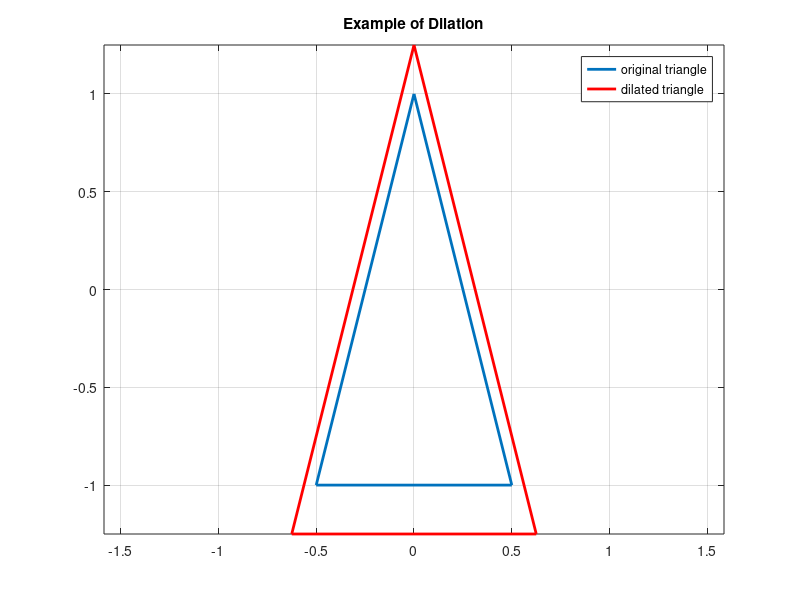

Here is the MATLAB script that generated this plot:
clf                               
T =[-0.5,0,0.5,-0.5;-1,1,-1,-1];
plot(T(1,:),T(2,:),'linewidth',2)        
hold on
D = [1.25, 0 ; 0, 1.25];
DT = D*T;                                
plot(DT(1,:),DT(2,:),'-r','linewidth',2) 
title('Example of Dilation')  
legend('original triangle','dilated triangle')  
grid on                                         
axis equal                                       
hold off

